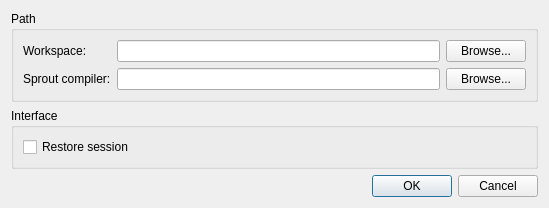
<?xml version="1.0" encoding="UTF-8"?>
<ui version="4.0">
 <class>Options</class>
 <widget class="QDialog" name="Options">
  <property name="geometry">
   <rect>
    <x>0</x>
    <y>0</y>
    <width>549</width>
    <height>198</height>
   </rect>
  </property>
  <property name="sizePolicy">
   <sizepolicy hsizetype="Expanding" vsizetype="Expanding">
    <horstretch>0</horstretch>
    <verstretch>0</verstretch>
   </sizepolicy>
  </property>
  <property name="windowTitle">
   <string>Options</string>
  </property>
  <layout class="QVBoxLayout" name="verticalLayout">
   <item>
    <widget class="QGroupBox" name="groupBox">
     <property name="title">
      <string>Path</string>
     </property>
     <layout class="QFormLayout" name="formLayout">
      <item row="0" column="0">
       <widget class="QLabel" name="label">
        <property name="text">
         <string>Workspace:</string>
        </property>
       </widget>
      </item>
      <item row="0" column="1">
       <layout class="QHBoxLayout" name="horizontalLayout">
        <item>
         <widget class="QLineEdit" name="lineEdit"/>
        </item>
        <item>
         <widget class="QPushButton" name="pushButton">
          <property name="text">
           <string>Browse...</string>
          </property>
         </widget>
        </item>
       </layout>
      </item>
      <item row="2" column="0">
       <widget class="QLabel" name="label_2">
        <property name="text">
         <string>Sprout compiler:</string>
        </property>
       </widget>
      </item>
      <item row="2" column="1">
       <layout class="QHBoxLayout" name="horizontalLayout_2">
        <item>
         <widget class="QLineEdit" name="lineEdit_2"/>
        </item>
        <item>
         <widget class="QPushButton" name="pushButton_2">
          <property name="text">
           <string>Browse...</string>
          </property>
         </widget>
        </item>
       </layout>
      </item>
     </layout>
    </widget>
   </item>
   <item>
    <widget class="QGroupBox" name="groupBox_2">
     <property name="title">
      <string>Interface</string>
     </property>
     <layout class="QVBoxLayout" name="verticalLayout_2">
      <item>
       <widget class="QCheckBox" name="checkBox">
        <property name="text">
         <string>Restore session</string>
        </property>
       </widget>
      </item>
     </layout>
    </widget>
   </item>
   <item>
    <widget class="QDialogButtonBox" name="buttonBox">
     <property name="orientation">
      <enum>Qt::Horizontal</enum>
     </property>
     <property name="standardButtons">
      <set>QDialogButtonBox::Cancel|QDialogButtonBox::Ok</set>
     </property>
    </widget>
   </item>
  </layout>
 </widget>
 <resources/>
 <connections>
  <connection>
   <sender>buttonBox</sender>
   <signal>accepted()</signal>
   <receiver>Options</receiver>
   <slot>accept()</slot>
   <hints>
    <hint type="sourcelabel">
     <x>227</x>
     <y>152</y>
    </hint>
    <hint type="destinationlabel">
     <x>157</x>
     <y>274</y>
    </hint>
   </hints>
  </connection>
  <connection>
   <sender>buttonBox</sender>
   <signal>rejected()</signal>
   <receiver>Options</receiver>
   <slot>reject()</slot>
   <hints>
    <hint type="sourcelabel">
     <x>295</x>
     <y>158</y>
    </hint>
    <hint type="destinationlabel">
     <x>286</x>
     <y>274</y>
    </hint>
   </hints>
  </connection>
 </connections>
</ui>
